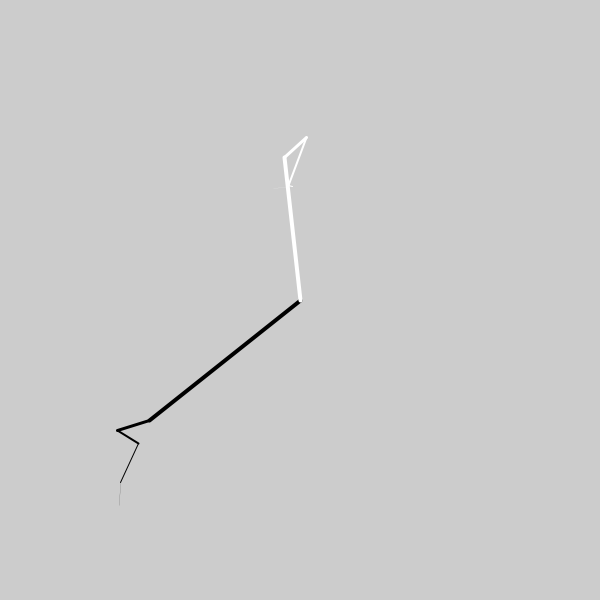
Frame 1 (no input)
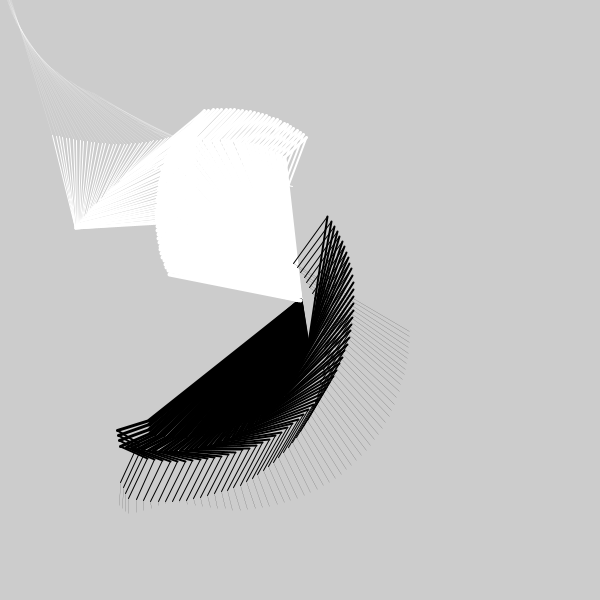
Frame 60 (the mouse pressed at the canvas centre just before this capture)
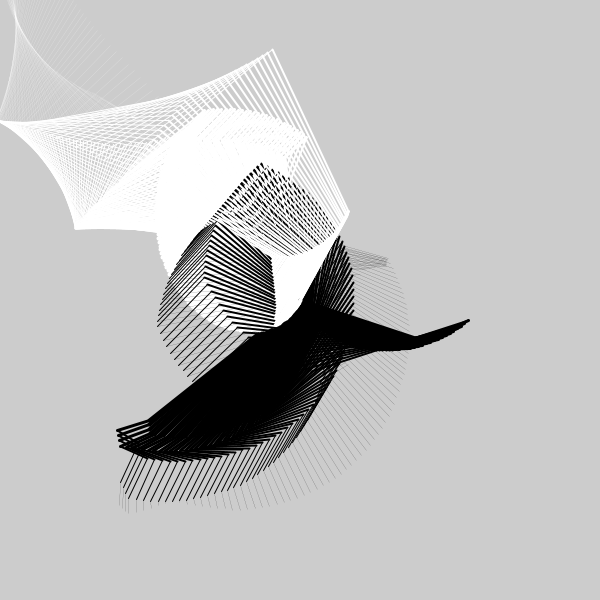
Frame 120 (the mouse held since frame 60 and released just before this capture)

The Processing sketch that drew these frames (run headless with seeded random() and noise(); from frame 60 on, the mouse is pressed at the canvas centre):

// Processing sketch: sketch_270
// ── sketch_270.pde
// generative art 8.1

int maxLevels = 4;
int numChildren = 1;
Branch trunk;
Branch trunk2;

void setup() {
  size(600, 600);
  noFill();
  newTree();
}

void newTree() {
  trunk = new Branch(1, 0, width/2, height/2);
  trunk2 = new Branch(1, 0, 0, 0);
}


void draw() {
  //background(255);
  stroke(0);
  trunk.updateMe(width/2, height/2);
  trunk.drawMe();
  stroke(255);

  trunk2.updateMe(width/2, height/2);
  trunk2.drawMe();
}
// ── Branch.pde
class Branch {
  float level, index;
  float x, y;
  float endx, endy;

  float strokeW, alph;
  float len, lenChange;
  float rot, rotChange;

  Branch[] children = new Branch[0];

  Branch(float lev, float ind, float ex, float why) {
    level = lev;
    index = ind;
    updateMe(ex, why);

    if (level <= maxLevels) {
      children = new Branch[numChildren];
      for (int x = 0; x < numChildren; x++) {
        children[x] = new Branch(level+1, x, endx, endy);
      }
    }

    strokeW = (1/level) * 100;
    alph = 255 / level;
    len = (1/level) * random(200);
    rot = random(360);
    lenChange = random(6) - 3;
    rotChange = random(4) - 2;
  }

  void updateMe(float ex, float why) {
    x = ex;
    y = why;
    rot += rotChange; 
    if (rot > 360) { 
      rot = 0;
    } else if (rot < 0) { 
      rot = 360;
    }
    len -= lenChange; 
    if (len < 0) { 
      lenChange *= -1;
    } else if (len > 200) { 
      lenChange *= -1;
    }
    float radian = radians(rot);
    endx = x + (len * cos(radian));
    endy = y + (len * sin(radian));
    for (int i=0; i<children.length; i++) {
      children[i].updateMe(endx, endy);
    }
  }

  void drawMe() {
    strokeWeight(maxLevels-level+1);
    line(x, y, endx, endy);

    for (int i = 0; i < children.length; i++) {
      children[i].drawMe();
    }
  }
}
